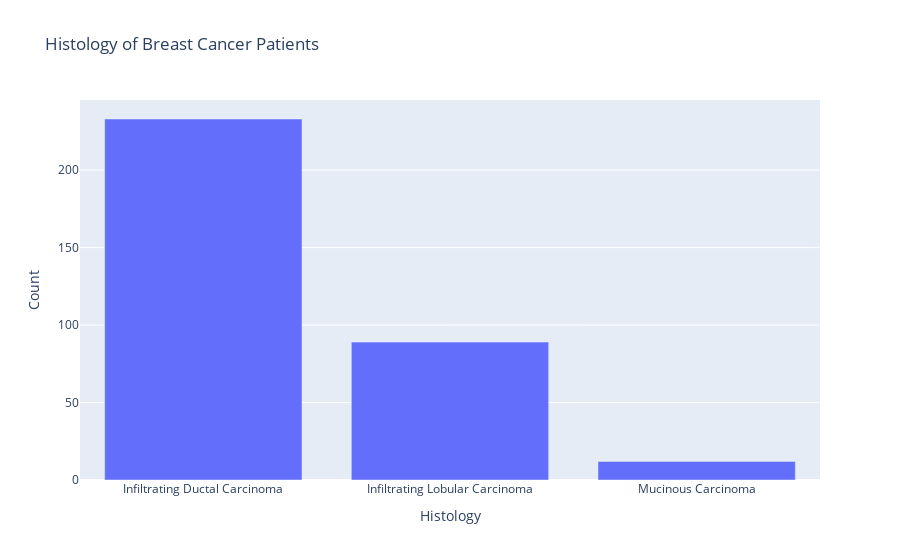
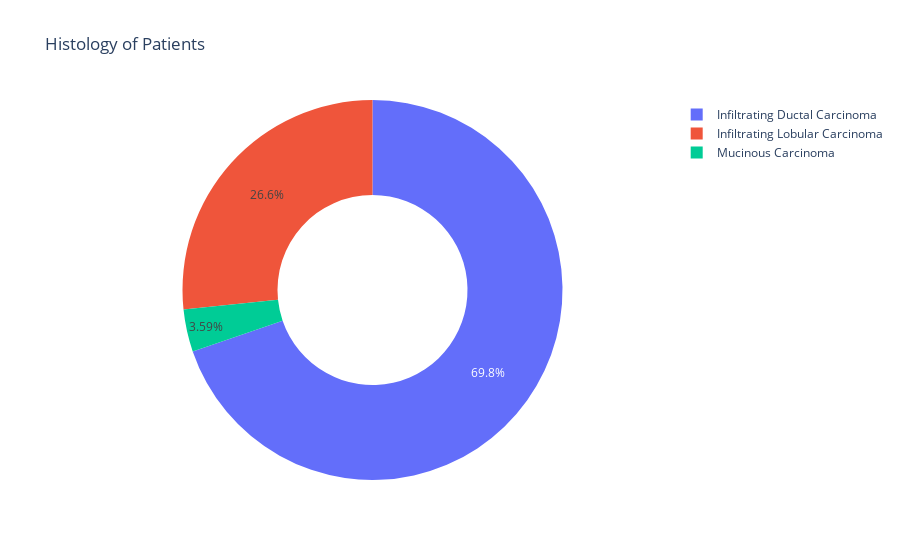

Write notebook code for charts like these, in order.
### Code cell
# Analyzing the histology of breast cancer patients.

histology_counts = df['Histology'].value_counts().reset_index()
histology_counts.columns = ['Histology', 'Count']
print(histology_counts)

figure = px.bar(histology_counts, 
                x = 'Histology', 
                y = 'Count', 
                title = "Histology of Breast Cancer Patients")
figure.show()

histology = df["Histology"].value_counts()
transactions = histology.index
quantity = histology.values

figure = px.pie(df, 
                values=quantity, 
                names=transactions,
                hole = 0.5, 
                title = "Histology of Patients")
figure.show()

### Figure 1 — Plotly figure (JSON) as saved in the notebook; plotly's stock layout.template omitted (floating-point values rounded to 4 significant figures)
{"data": [{"alignmentgroup": "True", "hovertemplate": "Histology=%{x}<br>Count=%{y}<extra></extra>", "legendgroup": "", "marker": {"color": "#636efa", "pattern": {"shape": ""}}, "name": "", "offsetgroup": "", "orientation": "v", "showlegend": false, "textposition": "auto", "type": "bar", "x": ["Infiltrating Ductal Carcinoma", "Infiltrating Lobular Carcinoma", "Mucinous Carcinoma"], "xaxis": "x", "y": [233, 89, 12], "yaxis": "y"}], "layout": {"barmode": "relative", "legend": {"tracegroupgap": 0}, "title": {"text": "Histology of Breast Cancer Patients"}, "xaxis": {"anchor": "y", "domain": [0, 1], "title": {"text": "Histology"}}, "yaxis": {"anchor": "x", "domain": [0, 1], "title": {"text": "Count"}}}}

### Figure 2 — Plotly figure (JSON) as saved in the notebook; plotly's stock layout.template omitted (floating-point values rounded to 4 significant figures)
{"data": [{"domain": {"x": [0, 1], "y": [0, 1]}, "hole": 0.5, "hovertemplate": "label=%{label}<br>value=%{value}<extra></extra>", "labels": ["Infiltrating Ductal Carcinoma", "Infiltrating Lobular Carcinoma", "Mucinous Carcinoma"], "legendgroup": "", "name": "", "showlegend": true, "type": "pie", "values": [233, 89, 12]}], "layout": {"legend": {"tracegroupgap": 0}, "title": {"text": "Histology of Patients"}}}
